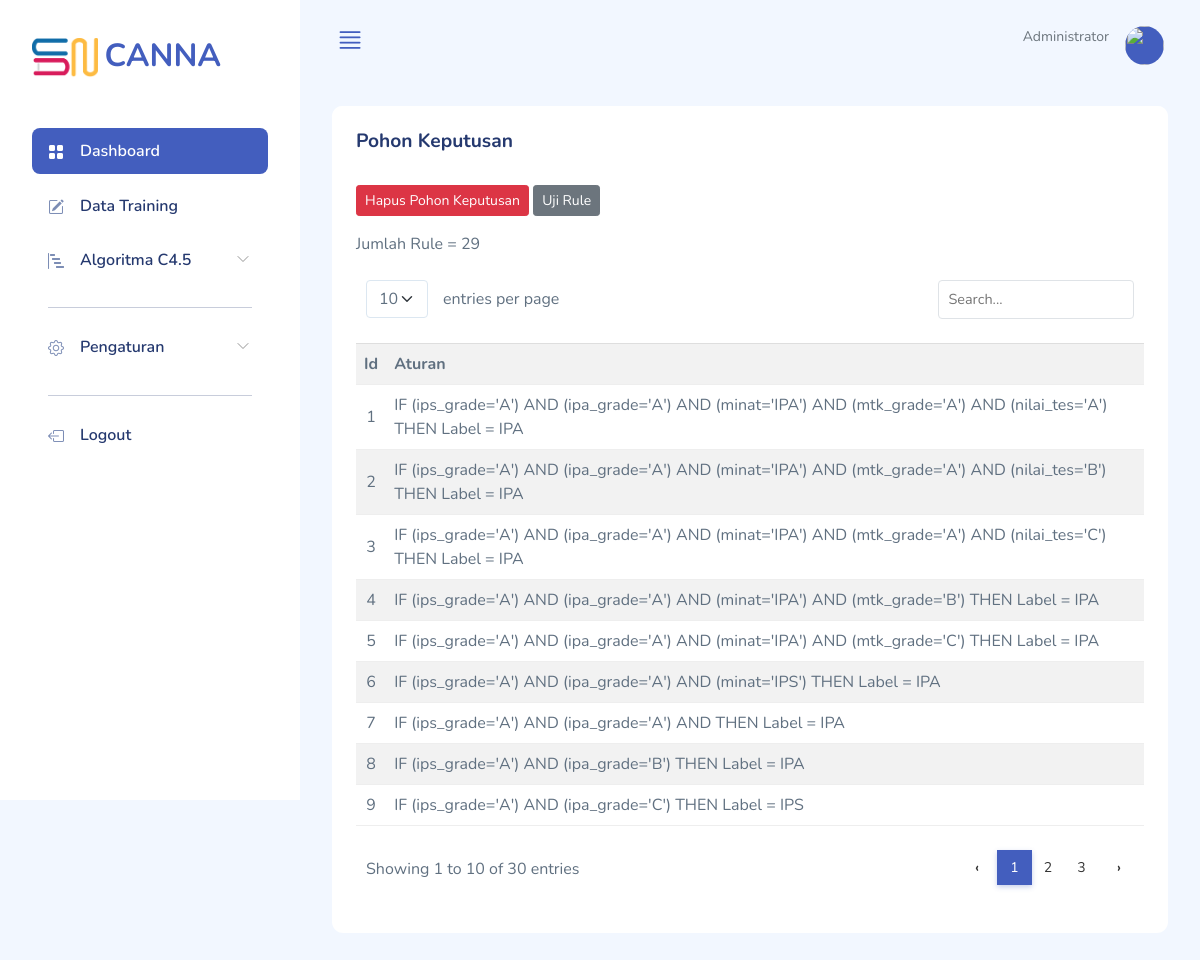
The page /pohon-keputusan.php on the database its author committed.
### tables this page shows
CREATE TABLE `t_keputusan` (
  `id` int(11) NOT NULL,
  `parent` text,
  `akar` text,
  `keputusan` varchar(100) DEFAULT NULL
);

### pohon-keputusan.php (the view, shortened to what this page needs)
<?php
    require 'layouts/header.php';
    require 'layouts/sidebar.php';
    require 'layouts/navbar.php';
?>
<div class="page-content">
    <section class="section">
        <div class="card">
            <div class="card-header">
                <h2 class="card-title">Pohon Keputusan</h2>
            </div>
            <div class="card-body">
                <a href="" class="btn btn-danger btn-sm mb-3">
                    Hapus Pohon Keputusan</a>
                <a href="uji-rule.php" class="btn btn-secondary btn-sm mb-3">
                    Uji Rule</a>
                <p>Jumlah Rule = <?= $jumlahRule; ?></p>
                <table class="table table-striped" id="table">
                    <tr align='center'>
                        <th>Id</th>
                        <th>Aturan</th>
                    </tr>
                    <?php
                        $sql = mysqli_query($conn, "SELECT * FROM t_keputusan");
                            while($row = mysqli_fetch_assoc($sql)){
                        ?>
                    <tr>
                        <td align='center'><?php echo $row['id'];?></td>
                        <td><?php
                                        echo "IF ";
                                        if($row['parent']!=''){
                                                echo $row['parent']." AND ";
                                        }
                                        echo $row['akar']." THEN Label = ".$row['keputusan'];?>
                        </td>
                    </tr>
                    <?php
                        }
                    ?>
                </table>
            </div>
        </div>
    </section>
</div>
<?php
    require 'layouts/footer.php';
?>

### assets/mazer/css/app.css (style rules this page uses)
.btn.btn-danger, .btn.btn-info, .btn.btn-primary, .btn.btn-secondary, .btn.btn-success, .btn.btn-warning { color: #fff; }
.card { margin-bottom: 2.2rem; border: none; }
.card .card-header { border: none; }
.card .card-header ~ .card-body { padding-top: 0; }
.card .card-title { font-size: 1.2rem; }
.card .card-body { padding: 1.5rem; }
.dataTable-table td, .dataTable-table thead th, .table td, .table thead th { vertical-align: middle; }
a { text-decoration: none; }

### rows shown on the page
t_keputusan: id "1", parent "(ips_grade='A') AND (ipa_grade='A') AND (minat='IPA') AND (mtk_grade='A')", akar "(nilai_tes='A')", keputusan "IPA"
t_keputusan: id "2", parent "(ips_grade='A') AND (ipa_grade='A') AND (minat='IPA') AND (mtk_grade='A')", akar "(nilai_tes='B')", keputusan "IPA"
t_keputusan: id "3", parent "(ips_grade='A') AND (ipa_grade='A') AND (minat='IPA') AND (mtk_grade='A')", akar "(nilai_tes='C')", keputusan "IPA"
t_keputusan: id "4", parent "(ips_grade='A') AND (ipa_grade='A') AND (minat='IPA')", akar "(mtk_grade='B')", keputusan "IPA"
t_keputusan: id "5", parent "(ips_grade='A') AND (ipa_grade='A') AND (minat='IPA')", akar "(mtk_grade='C')", keputusan "IPA"
t_keputusan: id "6", parent "(ips_grade='A') AND (ipa_grade='A')", akar "(minat='IPS')", keputusan "IPA"
t_keputusan: id "7", parent "(ips_grade='A') AND (ipa_grade='A')", keputusan "IPA"
t_keputusan: id "8", parent "(ips_grade='A')", akar "(ipa_grade='B')", keputusan "IPA"
t_keputusan: id "9", parent "(ips_grade='A')", akar "(ipa_grade='C')", keputusan "IPS"

### other values the page prints
$jumlahRule "29"
